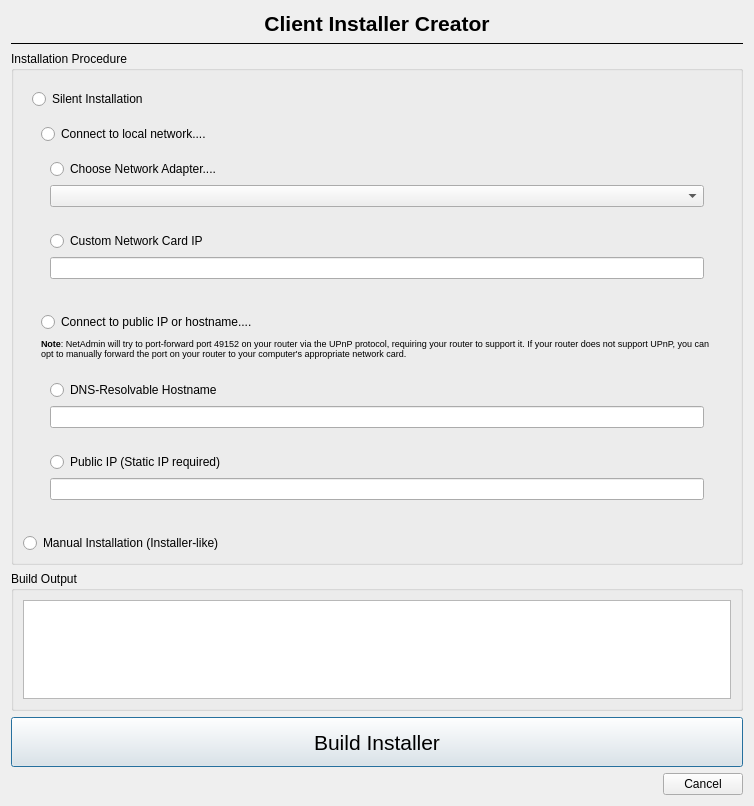
<?xml version="1.0" encoding="UTF-8"?>
<ui version="4.0">
 <class>Dialog</class>
 <widget class="QDialog" name="Dialog">
  <property name="geometry">
   <rect>
    <x>0</x>
    <y>0</y>
    <width>754</width>
    <height>806</height>
   </rect>
  </property>
  <property name="windowTitle">
   <string>Dialog</string>
  </property>
  <layout class="QVBoxLayout" name="verticalLayout_2">
   <item>
    <layout class="QVBoxLayout" name="verticalLayout" stretch="0,0,0,0">
     <item>
      <widget class="QLabel" name="clientExecutableTitleLabel">
       <property name="sizePolicy">
        <sizepolicy hsizetype="Preferred" vsizetype="Fixed">
         <horstretch>0</horstretch>
         <verstretch>0</verstretch>
        </sizepolicy>
       </property>
       <property name="text">
        <string>&lt;html&gt;&lt;head/&gt;&lt;body&gt;&lt;p align=&quot;center&quot;&gt;&lt;span style=&quot; font-size:16pt; font-weight:600;&quot;&gt;Client Installer Creator&lt;/span&gt;&lt;/p&gt;&lt;/body&gt;&lt;/html&gt;</string>
       </property>
      </widget>
     </item>
     <item>
      <widget class="Line" name="line">
       <property name="frameShadow">
        <enum>QFrame::Plain</enum>
       </property>
       <property name="orientation">
        <enum>Qt::Horizontal</enum>
       </property>
      </widget>
     </item>
     <item>
      <widget class="QGroupBox" name="installationProcedureGroupBox">
       <property name="sizePolicy">
        <sizepolicy hsizetype="Preferred" vsizetype="Preferred">
         <horstretch>0</horstretch>
         <verstretch>1</verstretch>
        </sizepolicy>
       </property>
       <property name="sizeIncrement">
        <size>
         <width>0</width>
         <height>0</height>
        </size>
       </property>
       <property name="title">
        <string>Installation Procedure</string>
       </property>
       <layout class="QVBoxLayout" name="verticalLayout_4">
        <item>
         <widget class="WidgetGroupParent" name="widget" native="true">
          <property name="sizePolicy">
           <sizepolicy hsizetype="Preferred" vsizetype="Preferred">
            <horstretch>0</horstretch>
            <verstretch>1</verstretch>
           </sizepolicy>
          </property>
          <layout class="QVBoxLayout" name="verticalLayout_3">
           <item>
            <widget class="QRadioButton" name="silentButton">
             <property name="sizePolicy">
              <sizepolicy hsizetype="Minimum" vsizetype="Preferred">
               <horstretch>0</horstretch>
               <verstretch>1</verstretch>
              </sizepolicy>
             </property>
             <property name="text">
              <string>Silent Installation</string>
             </property>
             <attribute name="buttonGroup">
              <string notr="true">buttonGroup_2</string>
             </attribute>
            </widget>
           </item>
           <item>
            <widget class="WidgetGroupParent" name="widget_2" native="true">
             <layout class="QVBoxLayout" name="verticalLayout_5">
              <item>
               <widget class="QRadioButton" name="localNetworkButton">
                <property name="text">
                 <string>Connect to local network....</string>
                </property>
                <attribute name="buttonGroup">
                 <string notr="true">buttonGroup_3</string>
                </attribute>
               </widget>
              </item>
              <item>
               <widget class="WidgetGroupParent" name="widget_6" native="true">
                <layout class="QVBoxLayout" name="verticalLayout_7">
                 <item>
                  <widget class="QRadioButton" name="networkAdapterButton">
                   <property name="text">
                    <string>Choose Network Adapter....</string>
                   </property>
                   <attribute name="buttonGroup">
                    <string notr="true">buttonGroup_4</string>
                   </attribute>
                  </widget>
                 </item>
                 <item>
                  <widget class="QComboBox" name="networkAdapterComboBox"/>
                 </item>
                </layout>
               </widget>
              </item>
              <item>
               <widget class="WidgetGroupParent" name="widget_7" native="true">
                <layout class="QVBoxLayout" name="verticalLayout_8">
                 <item>
                  <widget class="QRadioButton" name="privateIpButton">
                   <property name="text">
                    <string>Custom Network Card IP</string>
                   </property>
                   <attribute name="buttonGroup">
                    <string notr="true">buttonGroup_4</string>
                   </attribute>
                  </widget>
                 </item>
                 <item>
                  <widget class="QLineEdit" name="privateIpLineEdit">
                   <property name="inputMask">
                    <string/>
                   </property>
                  </widget>
                 </item>
                </layout>
               </widget>
              </item>
             </layout>
            </widget>
           </item>
           <item>
            <widget class="WidgetGroupParent" name="widget_3" native="true">
             <layout class="QVBoxLayout" name="verticalLayout_6">
              <item>
               <widget class="QRadioButton" name="publicNetworkButton">
                <property name="text">
                 <string>Connect to public IP or hostname....</string>
                </property>
                <attribute name="buttonGroup">
                 <string notr="true">buttonGroup_3</string>
                </attribute>
               </widget>
              </item>
              <item>
               <widget class="QLabel" name="publicNetworkLabel">
                <property name="text">
                 <string>&lt;html&gt;&lt;head/&gt;&lt;body&gt;&lt;p&gt;&lt;span style=&quot; font-size:7pt; font-weight:600;&quot;&gt;Note&lt;/span&gt;&lt;span style=&quot; font-size:7pt;&quot;&gt;: NetAdmin will try to port-forward port 49152 on your router via the UPnP protocol, requiring your router to support it. If your router does not support UPnP, you can opt to manually forward the port on your router to your computer's appropriate network card.&lt;/span&gt;&lt;/p&gt;&lt;/body&gt;&lt;/html&gt;</string>
                </property>
                <property name="wordWrap">
                 <bool>true</bool>
                </property>
               </widget>
              </item>
              <item>
               <widget class="UPnPVerify" name="UPnPVerifyWidget" native="true"/>
              </item>
              <item>
               <widget class="WidgetGroupParent" name="widget_4" native="true">
                <layout class="QVBoxLayout" name="verticalLayout_9">
                 <item>
                  <widget class="QRadioButton" name="dnsButton">
                   <property name="text">
                    <string>DNS-Resolvable Hostname</string>
                   </property>
                   <attribute name="buttonGroup">
                    <string notr="true">buttonGroup_5</string>
                   </attribute>
                  </widget>
                 </item>
                 <item>
                  <widget class="QLineEdit" name="dnsLineEdit"/>
                 </item>
                </layout>
               </widget>
              </item>
              <item>
               <widget class="WidgetGroupParent" name="widget_5" native="true">
                <layout class="QVBoxLayout" name="verticalLayout_10">
                 <item>
                  <widget class="QRadioButton" name="publicIpButton">
                   <property name="text">
                    <string>Public IP (Static IP required)</string>
                   </property>
                   <attribute name="buttonGroup">
                    <string notr="true">buttonGroup_5</string>
                   </attribute>
                  </widget>
                 </item>
                 <item>
                  <widget class="QLineEdit" name="publicIpLineEdit">
                   <property name="inputMask">
                    <string/>
                   </property>
                  </widget>
                 </item>
                </layout>
               </widget>
              </item>
             </layout>
            </widget>
           </item>
          </layout>
         </widget>
        </item>
        <item>
         <widget class="QRadioButton" name="manualButton">
          <property name="sizePolicy">
           <sizepolicy hsizetype="Minimum" vsizetype="Preferred">
            <horstretch>0</horstretch>
            <verstretch>1</verstretch>
           </sizepolicy>
          </property>
          <property name="sizeIncrement">
           <size>
            <width>0</width>
            <height>0</height>
           </size>
          </property>
          <property name="text">
           <string>Manual Installation (Installer-like)</string>
          </property>
          <attribute name="buttonGroup">
           <string notr="true">buttonGroup_2</string>
          </attribute>
         </widget>
        </item>
       </layout>
      </widget>
     </item>
     <item>
      <widget class="QGroupBox" name="buildOutputGroupBox">
       <property name="sizePolicy">
        <sizepolicy hsizetype="Preferred" vsizetype="Preferred">
         <horstretch>0</horstretch>
         <verstretch>1</verstretch>
        </sizepolicy>
       </property>
       <property name="title">
        <string>Build Output</string>
       </property>
       <layout class="QVBoxLayout" name="verticalLayout_11">
        <item>
         <widget class="QTextEdit" name="buildOutputTextEdit">
          <property name="sizePolicy">
           <sizepolicy hsizetype="Expanding" vsizetype="Preferred">
            <horstretch>0</horstretch>
            <verstretch>1</verstretch>
           </sizepolicy>
          </property>
          <property name="maximumSize">
           <size>
            <width>16777215</width>
            <height>16777215</height>
           </size>
          </property>
          <property name="sizeIncrement">
           <size>
            <width>0</width>
            <height>0</height>
           </size>
          </property>
         </widget>
        </item>
       </layout>
      </widget>
     </item>
    </layout>
   </item>
   <item>
    <widget class="QPushButton" name="buildInstallerButton">
     <property name="sizePolicy">
      <sizepolicy hsizetype="Minimum" vsizetype="Fixed">
       <horstretch>0</horstretch>
       <verstretch>0</verstretch>
      </sizepolicy>
     </property>
     <property name="minimumSize">
      <size>
       <width>0</width>
       <height>50</height>
      </size>
     </property>
     <property name="font">
      <font>
       <pointsize>16</pointsize>
      </font>
     </property>
     <property name="text">
      <string>Build Installer</string>
     </property>
    </widget>
   </item>
   <item>
    <widget class="QDialogButtonBox" name="cancelBoxButton">
     <property name="orientation">
      <enum>Qt::Horizontal</enum>
     </property>
     <property name="standardButtons">
      <set>QDialogButtonBox::Cancel</set>
     </property>
    </widget>
   </item>
  </layout>
 </widget>
 <customwidgets>
  <customwidget>
   <class>WidgetGroupParent</class>
   <extends>QWidget</extends>
   <header>CustomWidgets</header>
   <container>1</container>
  </customwidget>
  <customwidget>
   <class>UPnPVerify</class>
   <extends>QWidget</extends>
   <header>CustomWidgets.h</header>
   <container>1</container>
  </customwidget>
 </customwidgets>
 <resources/>
 <connections>
  <connection>
   <sender>cancelBoxButton</sender>
   <signal>accepted()</signal>
   <receiver>Dialog</receiver>
   <slot>accept()</slot>
   <hints>
    <hint type="sourcelabel">
     <x>248</x>
     <y>254</y>
    </hint>
    <hint type="destinationlabel">
     <x>157</x>
     <y>274</y>
    </hint>
   </hints>
  </connection>
  <connection>
   <sender>cancelBoxButton</sender>
   <signal>rejected()</signal>
   <receiver>Dialog</receiver>
   <slot>reject()</slot>
   <hints>
    <hint type="sourcelabel">
     <x>316</x>
     <y>260</y>
    </hint>
    <hint type="destinationlabel">
     <x>286</x>
     <y>274</y>
    </hint>
   </hints>
  </connection>
 </connections>
 <buttongroups>
  <buttongroup name="buttonGroup_3"/>
  <buttongroup name="buttonGroup_4"/>
  <buttongroup name="buttonGroup_2"/>
  <buttongroup name="buttonGroup_5"/>
 </buttongroups>
</ui>
